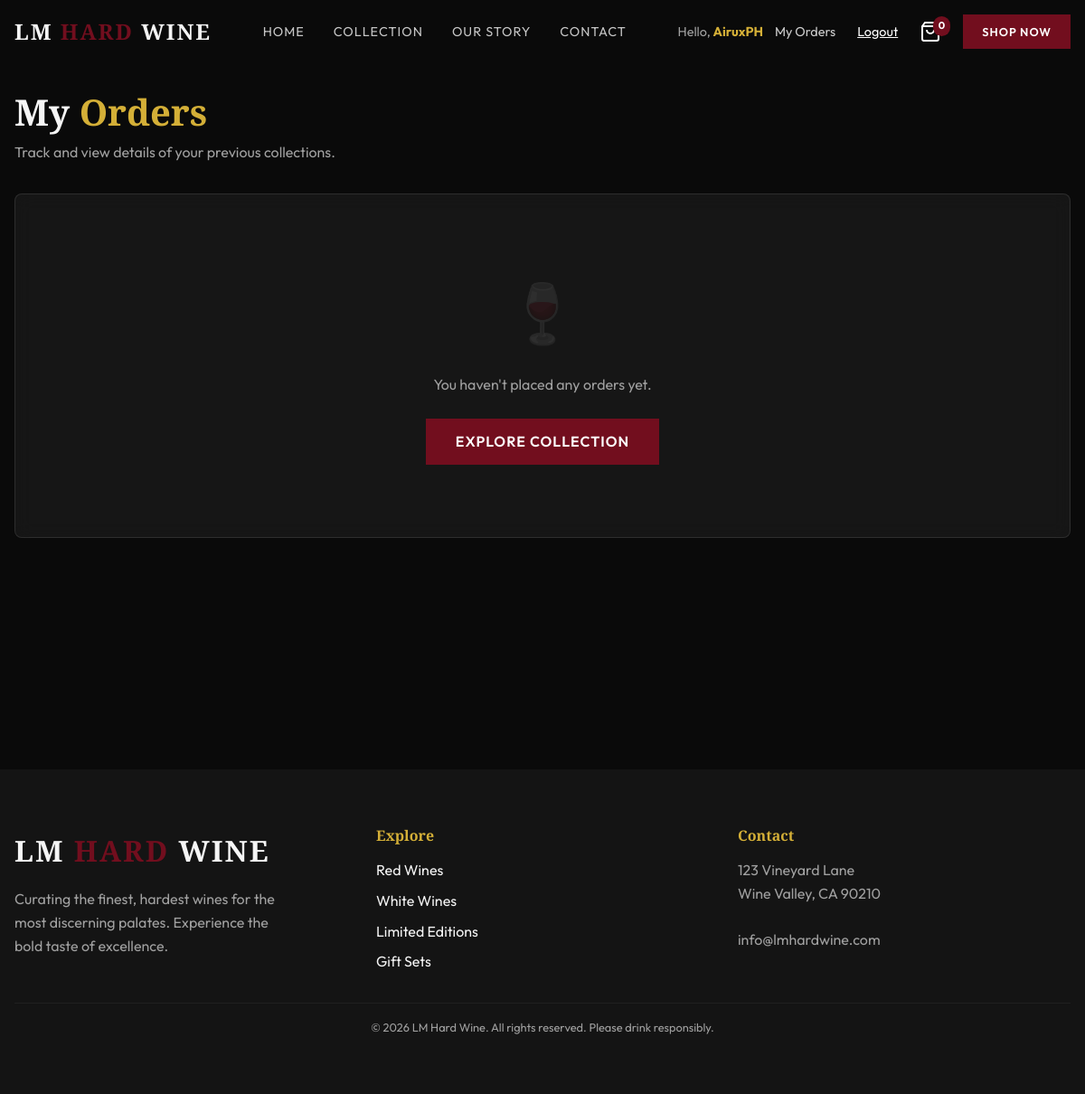
The app's page /my-orders.php (signed in), older data.
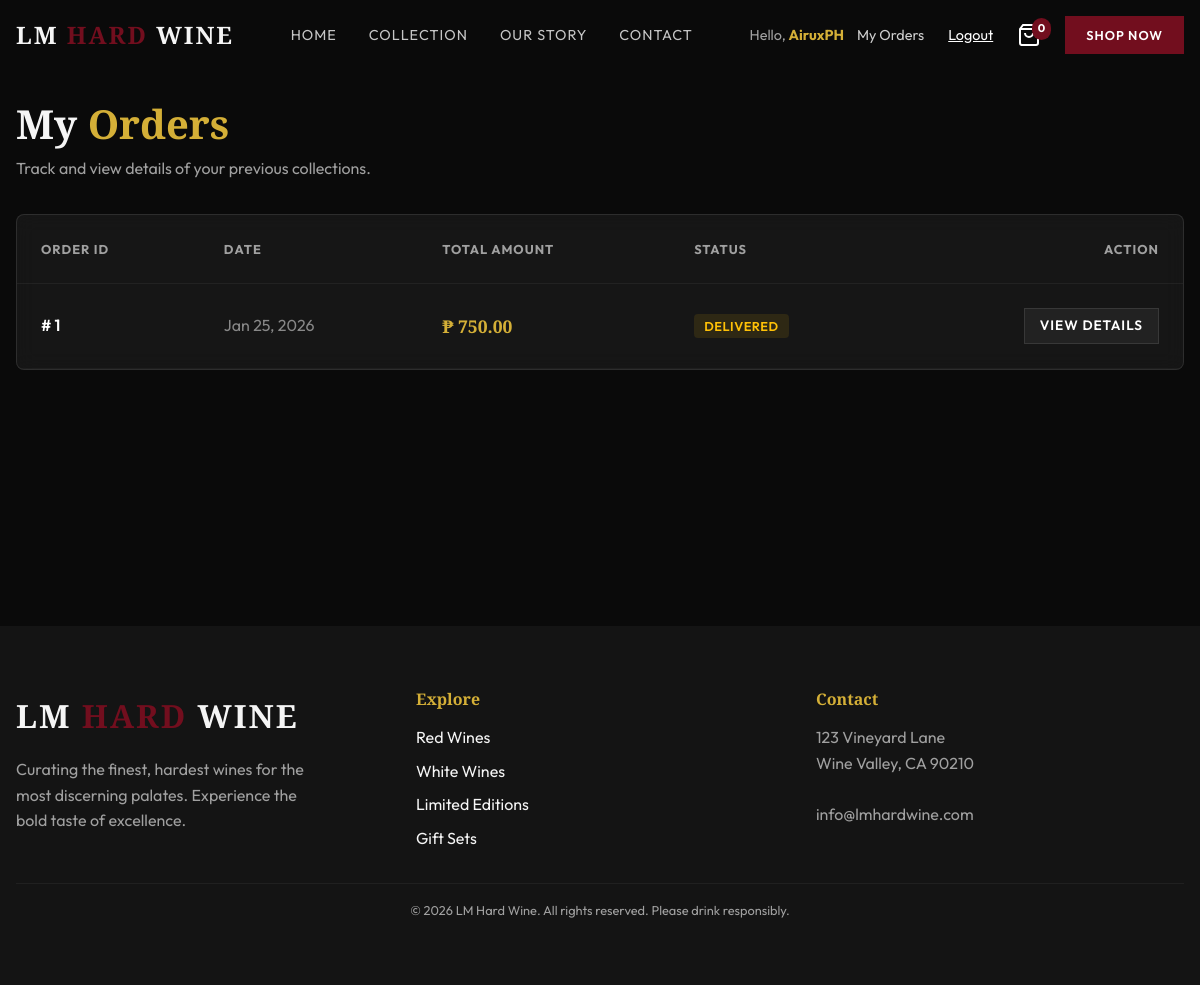
The same page, newer data.
### tables this page shows
CREATE TABLE `orders` (
  `id` int(11) NOT NULL,
  `customer_name` varchar(255) NOT NULL,
  `customer_email` varchar(255) NOT NULL,
  `customer_address` text NOT NULL,
  `total_amount` decimal(10,2) NOT NULL,
  `order_date` datetime DEFAULT current_timestamp(),
  `status` varchar(50) DEFAULT 'Pending',
  `is_deleted` tinyint(1) DEFAULT 0,
  `user_id` int(11) DEFAULT NULL
);

### my-orders.php (the view, shortened to what the changed rows need)
<?php
include 'includes/db.php';
include 'includes/header.php';
$user_id = $_SESSION['user_id'];
$stmt = $pdo->prepare("SELECT * FROM orders WHERE user_id = ? AND is_deleted = 0 ORDER BY order_date DESC");
$stmt->execute([$user_id]);
$orders = $stmt->fetchAll(PDO::FETCH_ASSOC);
?>
<main style="padding-top: 100px; padding-bottom: var(--spacing-xl);">
    <div class="container">
        <div style="margin-bottom: 2rem;">
            <h1 style="font-family: 'Playfair Display', serif; font-size: 2.5rem; margin-bottom: 0.5rem;">My <span
                    style="color: var(--color-accent);">Orders</span></h1>
        </div>
        <div class="glass-card" style="padding: 0; overflow: hidden;">
            <?php if (empty($orders)): ?>
                <div style="text-align: center; padding: 5rem 2rem;">
                    <span style="font-size: 4rem; opacity: 0.1; display: block; margin-bottom: 1rem;">🍷</span>
                    <p style="color: var(--color-text-muted);">You haven't placed any orders yet.</p>
                    <a href="products.php" class="btn btn-primary" style="margin-top: 1.5rem;">Explore Collection</a>
                </div>
            <?php else: ?>
                <div style="overflow-x: auto;">
                    <table style="width: 100%; border-collapse: collapse; min-width: 600px;">
                        <thead>
                            <tr style="border-bottom: 1px solid rgba(255,255,255,0.05);">
                                <th
                                    style="text-align: left; padding: 1.5rem; color: var(--color-text-muted); font-size: 0.8rem; text-transform: uppercase; letter-spacing: 1px;">
                                    Order ID</th>
                                <th
                                    style="text-align: left; padding: 1.5rem; color: var(--color-text-muted); font-size: 0.8rem; text-transform: uppercase; letter-spacing: 1px;">
                                    Date</th>
                                <th
                                    style="text-align: left; padding: 1.5rem; color: var(--color-text-muted); font-size: 0.8rem; text-transform: uppercase; letter-spacing: 1px;">
                                    Total Amount</th>
                                <th
                                    style="text-align: left; padding: 1.5rem; color: var(--color-text-muted); font-size: 0.8rem; text-transform: uppercase; letter-spacing: 1px;">
                                    Status</th>
                                <th
                                    style="text-align: right; padding: 1.5rem; color: var(--color-text-muted); font-size: 0.8rem; text-transform: uppercase; letter-spacing: 1px;">
                                    Action</th>
                            </tr>
                        </thead>
                        <tbody>
                            <?php foreach ($orders as $o): ?>
                                <tr style="border-bottom: 1px solid rgba(255,255,255,0.03); transition: background 0.3s;"
                                    onmouseover="this.style.background='rgba(255,255,255,0.02)'"
                                    onmouseout="this.style.background='transparent'">
                                    <td style="padding: 1.5rem; font-weight: 600; color: #fff;">#
                                        <?php echo $o['id']; ?>
                                    </td>
                                    <td style="padding: 1.5rem; color: #888;">
                                        <?php echo date('M d, Y', strtotime($o['order_date'])); ?>
                                    </td>
                                    <td
                                        style="padding: 1.5rem; color: var(--color-accent); font-weight: bold; font-family: 'Playfair Display', serif; font-size: 1.1rem;">
                                        ₱
                                        <?php echo number_format($o['total_amount'], 2); ?>
                                    </td>
                                    <td style="padding: 1.5rem;">
                                        <?php
                                        $bg = 'rgba(255,193,7,0.1)';
                                        $color = '#ffc107';
                                        ?>
                                        <span
                                            style="background: <?php echo $bg; ?>; color: <?php echo $color; ?>; padding: 4px 10px; border-radius: 4px; font-size: 0.8rem; font-weight: 600; text-transform: uppercase; letter-spacing: 0.5px;">
                                            <?php echo htmlspecialchars($o['status']); ?>
                                        </span>
                                    </td>
                                    <td style="padding: 1.5rem; text-align: right;">
                                        <a href="view-order-details.php?id=<?php echo $o['id']; ?>" class="btn"
                                            style="padding: 6px 15px; font-size: 0.85rem; background: rgba(255,255,255,0.05); color: #fff; border: 1px solid rgba(255,255,255,0.1);">View
                                            Details</a>
                                    </td>
                                </tr>
                            <?php endforeach; ?>
                        </tbody>
                    </table>
                </div>
            <?php endif; ?>
        </div>
    </div>
</main>
<?php include 'includes/footer.php'; ?>

Row changes from the older to the newer data that the page shows:
added orders: id "1", order_date "Jan 25, 2026", total_amount "750.00", status "DELIVERED"
Text that changed along with them:
text no longer shown: "🍷 You haven't placed any orders yet. EXPLORE COLLECTION"
text now shown: "ORDER ID DATE TOTAL AMOUNT STATUS ACTION"
